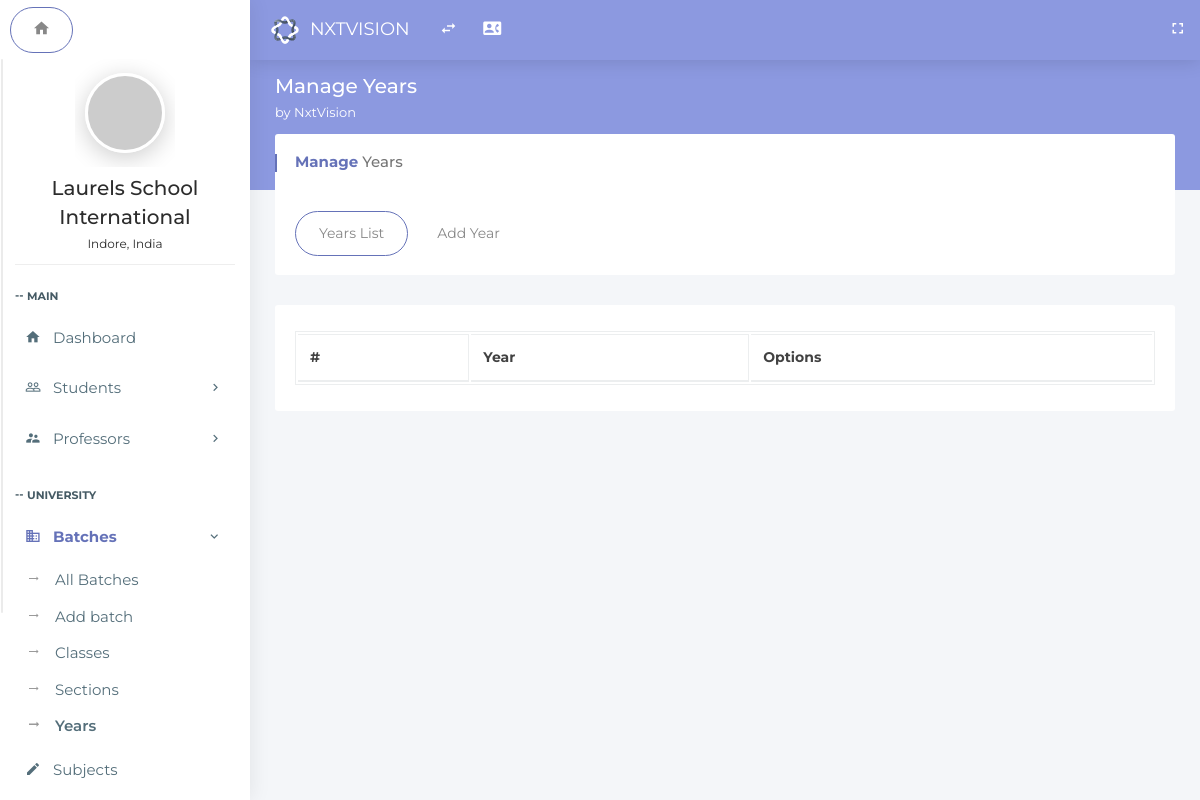
The page /index.php/years on the database as committed earlier.
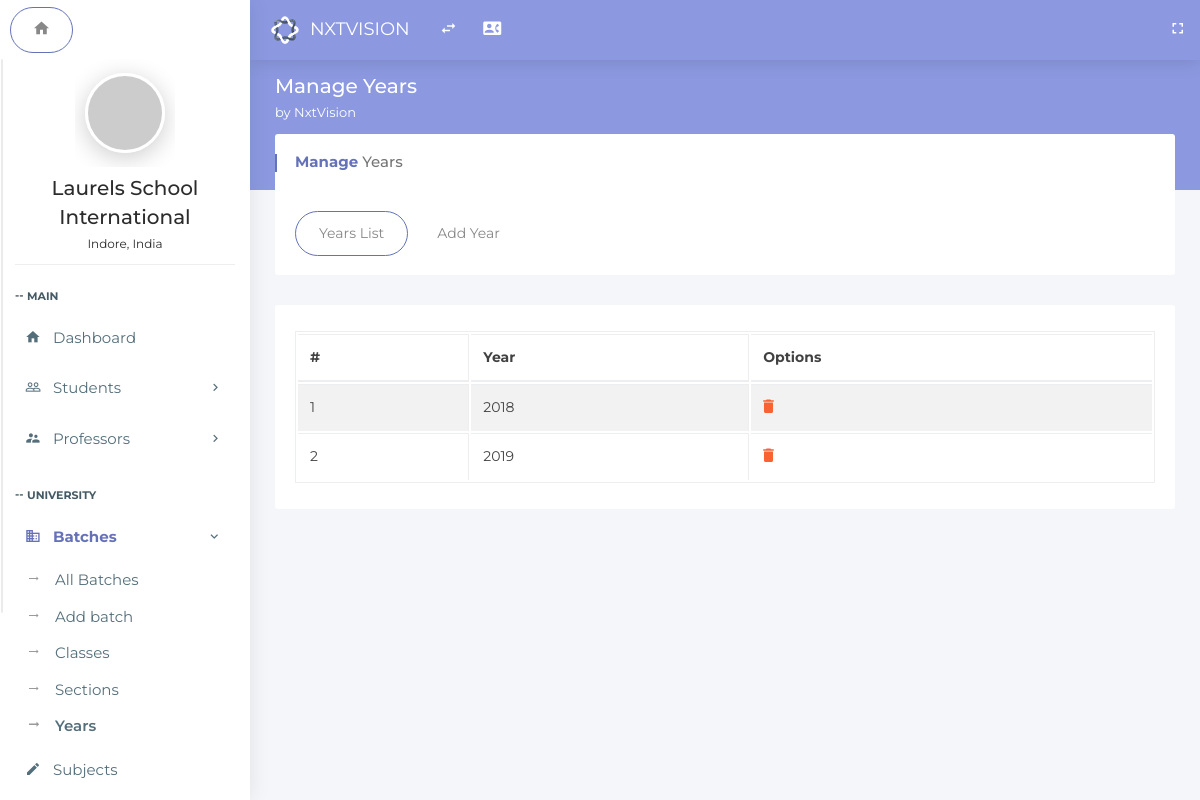
The same page on the database as committed later.
### tables this page shows
CREATE TABLE `years_list` (
  `id` int(11) NOT NULL,
  `year` text NOT NULL
);

### application/controllers/Years.php (called while the page is built, shortened)
<?php
class Years extends MY_Controller {
	public function index()
	{
        $this->load->model('Years_model', '_years');
        $data['result'] = $this->_years->getAllYears();
		$this->load->view('years',$data);
	}
}

### index.php (called while the page is built, shortened)
<?php
require_once BASEPATH.'core/CodeIgniter.php';

### application/models/Years_model.php (called while the page is built, shortened)
<?php
class Years_model extends CI_Model
{
    public function getAllYears()
    {
        $query = $this->db->get('years_list');
        return $query;
    }
}

### application/views/years.php (the view, shortened to what this page needs)
<!doctype html>
<html class="no-js " lang="en">
<head>
<link rel="stylesheet" href="assets/plugins/bootstrap/css/bootstrap.min.css">
<link rel="stylesheet" href="assets/plugins/jquery-datatable/dataTables.bootstrap4.min.css">
<link rel="stylesheet" href="assets/css/main.css">
<link rel="stylesheet" href="assets/css/color_skins.css">
<link rel="stylesheet" href="assets/plugins/sweetalert/sweetalert.css"/>
</head>
<body class="<?php echo $theme;?>">
<nav class="navbar p-l-5 p-r-5">
    <ul class="nav navbar-nav navbar-left">
        <li>
            <div class="navbar-header">
                <a class="navbar-brand" href="<?php echo site_url('dashboard');?>"><img src="assets/images/logo.svg" width="30" alt="Oreo"><span class="m-l-10"><?php echo $company_name;?></span></a>
            </div>
        </li>
        <li><a href="javascript:void(0);" class="ls-toggle-btn" data-close="true"><i class="zmdi zmdi-swap"></i></a></li>
         <li><a href="contact.html" title="Contact List"><i class="zmdi zmdi-account-box-phone"></i></a></li>
        <li class="float-right">
            <a href="javascript:void(0);" class="fullscreen hidden-sm-down" data-provide="fullscreen" data-close="true"><i class="zmdi zmdi-fullscreen"></i></a>
        </li>
    </ul>
</nav>
<?php include "leftside.php";?>
<section class="content">
    <div class="block-header">
        <div class="row">
            <div class="col-lg-7 col-md-6 col-sm-12">
                <h2>Manage Years
                <small><?php echo $welcome_string;?></small>
                </h2>
            </div>
        </div>
    </div>
    <div class="container-fluid">
        <div class="row clearfix">
            <div class="col-lg-12">
                <div class="card">
                    <div class="header">
                        <h2><strong>Manage</strong> Years</h2>
                    </div>
                    <div class="body">
                        <ul class="nav nav-tabs padding-0">
                            <li class="nav-item"><a class="nav-link active" data-toggle="tab" href="#sublist">Years List</a></li>
                            <li class="nav-item"><a class="nav-link" data-toggle="tab" href="#addsub">Add Year</a></li>
                        </ul>
                    </div>
                </div>
                <div class="tab-content">
                    <div class="tab-pane active" id="sublist">
                        <div class="card">
                            <div class="body">
                                <div class="table-responsive">
                                    <table class="table table-bordered table-striped table-hover js-basic-example dataTable">
                                        <thead>
                                            <tr>
                                                <th>#</th>
                                                <th>Year</th>
                                                <th>Options</th>
                                            </tr>
                                        </thead>
                                        <tbody>
                                            <?php
                                            if(isset($result))
                                            {
                      foreach ($result->result() as $row) {
                          ?>
                                            <tr>
                                                <td><?php echo $row->id; ?></td>
                                                <td><?php echo $row->year; ?></td>
                                                <td>
                                                    <a href="javascript:showConfirmMessage('<?php echo $row->id; ?>','<?php echo $row->year; ?>');"><i class="zmdi zmdi-delete"></i>
                                                    </a>
                                                </td>
                                            </tr>
                      <?php
                      }} ?>
                                        </tbody>
                                    </table>
                                </div>
                            </div>
                        </div>
                    </div>
                </div>
            </div>
        </div>
    </div>
</section>
</body>
</html>

Rows that differ between the two databases and show on the page:
added years_list: id "1", year "2018"
added years_list: id "2", year "2019"
